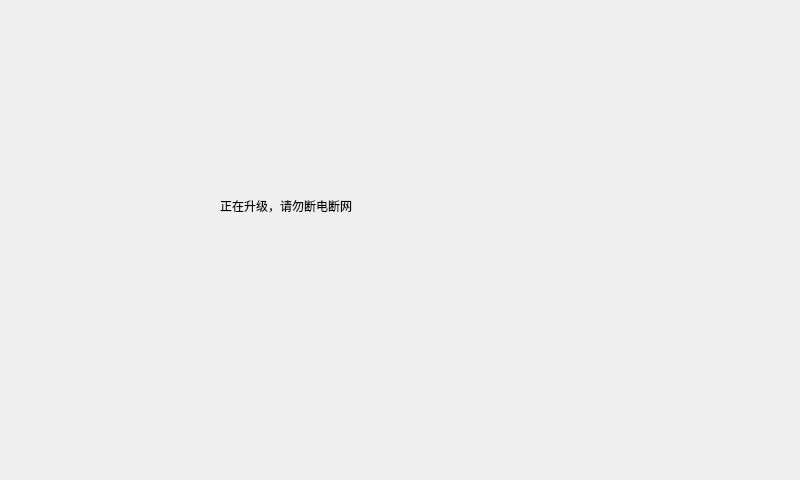
<?xml version="1.0" encoding="UTF-8"?>
<ui version="4.0">
 <class>Update</class>
 <widget class="QWidget" name="Update">
  <property name="geometry">
   <rect>
    <x>0</x>
    <y>0</y>
    <width>800</width>
    <height>480</height>
   </rect>
  </property>
  <property name="windowTitle">
   <string>Form</string>
  </property>
  <widget class="QLabel" name="label">
   <property name="geometry">
    <rect>
     <x>220</x>
     <y>170</y>
     <width>181</width>
     <height>71</height>
    </rect>
   </property>
   <property name="text">
    <string>正在升级，请勿断电断网</string>
   </property>
  </widget>
 </widget>
 <resources/>
 <connections/>
</ui>
